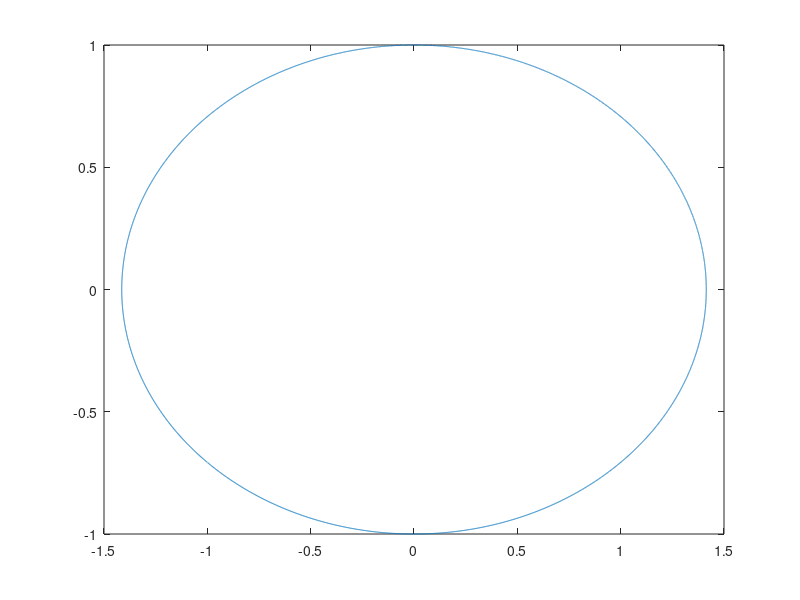

Recreate this plot in MATLAB.
a=2;b=1;
w0=1;
w1=sqrt(2)/2;
w2=1;
p0=sqrt(a);
p1=sqrt(a)+sqrt(b)*1i;
p2=sqrt(b)*1i;
f=@(t)((1.-t).^2.*w0.*p0+2.*t.*(1.-t).*w1.*p1+t.^2.*w2.*p2)./((1.-t).^2.*w0+2.*t.*(1.-t).*w1+t.^2.*w2);
s=0:0.0001:1;
s1=1/2:-0.0001:0;
s2=1:-0.0001:1/2;
t=s./(2.*s-1);
s=[s1./(2.*s1-1),s,s2./(2.*s2-1)];
result=f(s);
plot(result);